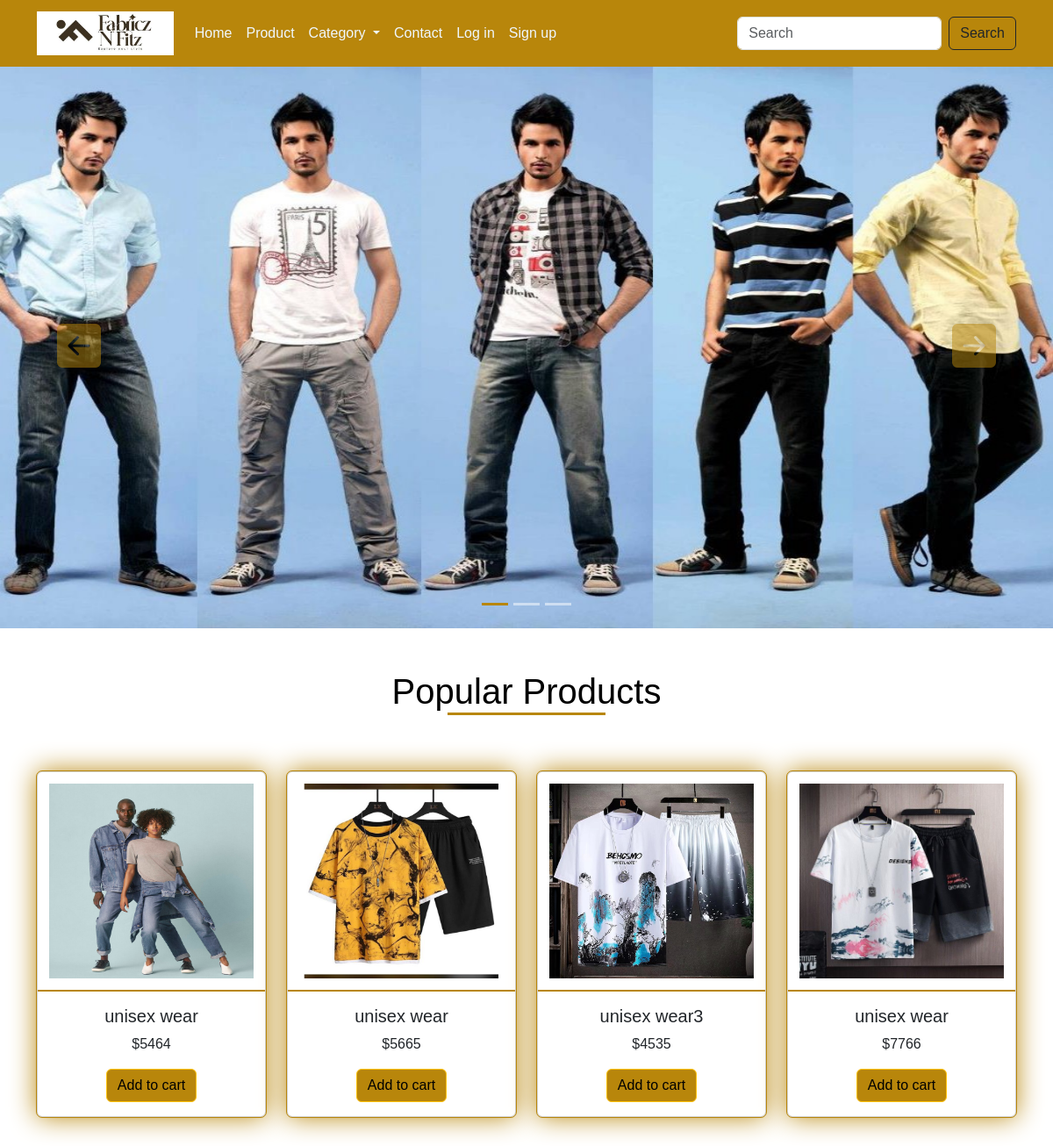
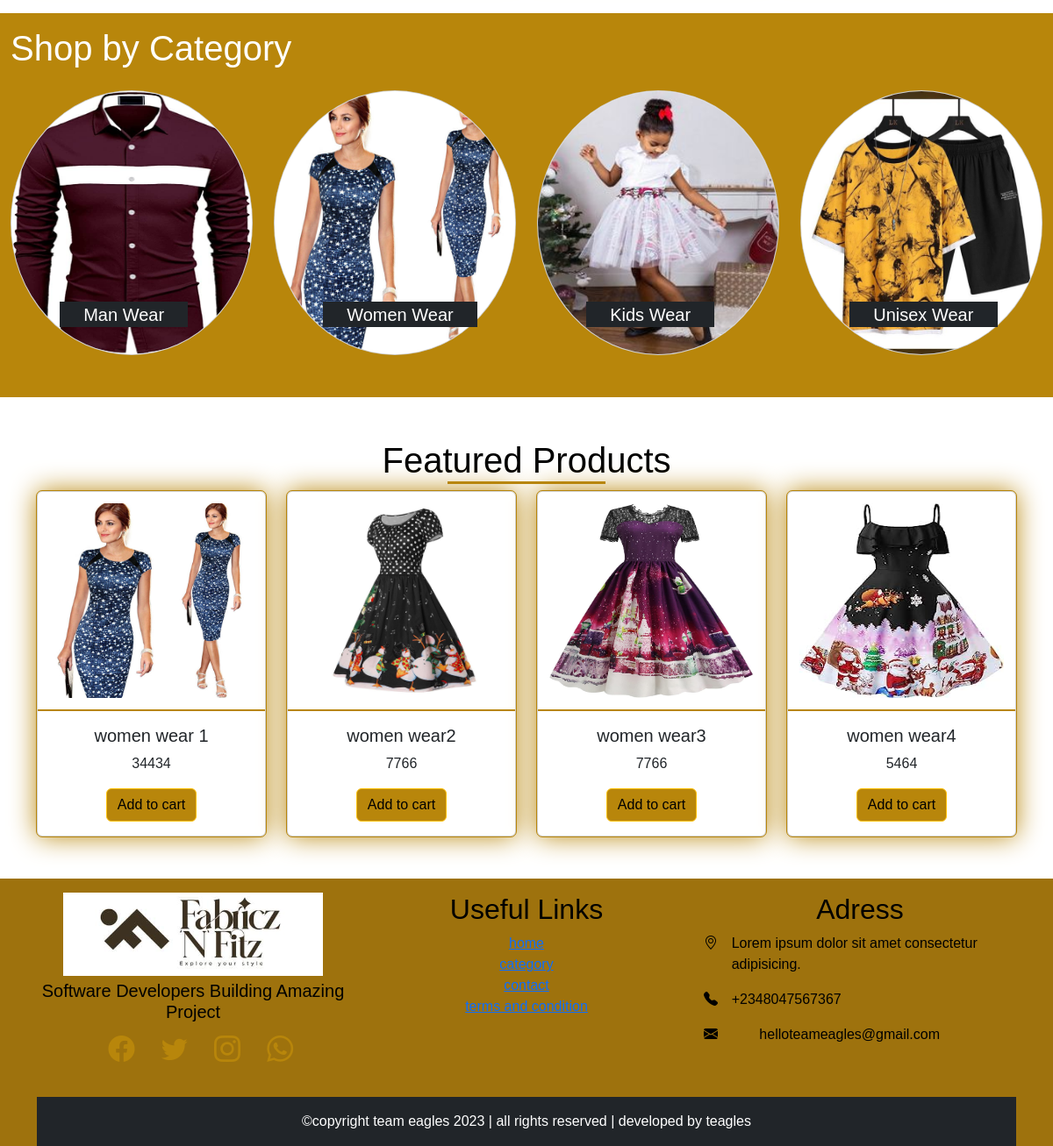
The page / on the database its author committed (2 pictures, top to bottom).
### main/models.py (models this page shows, shortened)
class Appinfo(models.Model):
    appname = models.CharField(max_length=50)
    logo = models.ImageField(upload_to='logo')
    banner = models.ImageField(upload_to='banner')
    carousel1 = models.ImageField(upload_to='carousel')
    carousel2 = models.ImageField(upload_to='carousel')
    carousel3 = models.ImageField(upload_to='carousel')

class Product(models.Model):
    type = models.ForeignKey(Category, on_delete=models.CASCADE)
    name = models.CharField(max_length=50)
    slug = models.SlugField(unique=True)
    img = models.ImageField(upload_to='product')
    price = models.IntegerField()
    description = models.TextField()
    size = models.CharField(max_length=50, blank=True, null=True)
    popular = models.BooleanField(default=False)
    featured = models.BooleanField(default=False)
    uploaded = models.DateTimeField(auto_now_add=True)

class Category(models.Model):
    name = models.CharField(max_length=50)
    cating = models.ImageField(upload_to='carimg')
    slug = models.SlugField(unique=True)

### main/views.py (the view)
# urls.py: path('', views.homepage, name='home'),
def homepage(request):
    popular = Product.objects.filter(popular=True)
    featured = Product.objects.filter(featured=True)
    context = {
        'popular':popular,
        'featured':featured
    }
    return render(request, 'index.html', context)

### main/context_processor.py (called while the page is built)
def feature(request):
    info = Appinfo.objects.get(pk=1)
    categ = Category.objects.all()
    context = {
        'info':info,
        'categ':categ,
    }
    return context

def cartcount(request):
    cart = Cart.objects.filter(user__username = request.user.username, paid=False)
    itemcount = 0
    for item in cart:
        itemcount += item.quantity
    context = {
        'itemcount':itemcount
    }
    return context

### main/templates/index.html (shortened to what this page needs)
{% extends 'base.html' %}
{% block header %} {% include 'header.html' %} {% endblock header %}
{% block carousel %} {% include 'carousel.html' %} {% endblock carousel %}
{% block content %}
<div class="container mt-5 mb-5">
    <h1 class="text-center text-capitalize mb-5 title">Popular Products</h1>
    <div class="row">
        {% for product in popular %}
        <div class="col-12 col-md-6 col-lg-3 mt-3">
            <div class="card popcard">
                <a href="{% url 'detail' product.id product.slug %}"><img src="{{product.img.url}}" class="card-img-top" alt="..."></a>
                    <div class="card-body">
                      <h5 class="card-title text-caitalizetx text-center">{{product.name}}</h5>
                      <p class="card-text text-center">${{product.price}}</p>
                      <button class="btn btn-warning">Add to cart</button>
                    </div>
             </div>
         </div>
         {% endfor %}
    </div>
</div>
  <div class="container-fluid mt-4 mb-5 catsec">
  <h1 class="text-captalize text-white pt-3">Shop by Category</h1>
  <div class="row categ pt-3 pb-5">
    {% for category in categ  %}
     <div class="col-12 col-md-6 col-lg-3">
        <a href="{% url 'category' category.id %}">
          <div class="card">
            <img src="{{category.cating.url}}" alt="" class="card-img-top">
            <h5 class="bg-dark text-white text-capitalize text-center">{{category.name}}</h5>
          </div>
        </a>
     </div>
     {% endfor %}
  </div>
  </div>
  <div class="container mt-5 mb-5">
  <h1 class="text-center text-capitalize title">Featured Products</h1>
  <div class="row">
    {% for Product in featured %}
    <div class="col-12 col-md-6 col-lg-3">
      <div class="card popcard">
        <a href="{% url 'detail' Product.id Product.slug %}"><img src="{{Product.img.url}}" class="card-img-top" alt="..."></a>
        <div class="card-body">
            <h5 class="card-title text-caitalizetx text-center">{{Product.name}}</h5>
            <p class="card-text text-center">{{Product.price}}</p>
             <form action="{% url 'add_to_cart' %}" method="POST">
                <button type="submit" class="btn btn-warning">Add to cart</button>
             </form>
        </div>
      </div>
    </div>
    {% endfor %}
    </div>
  </div>
{% endblock content %}
{% block footer %} {% include 'footer.html' %} {% endblock footer %}

### main/templates/base.html (shortened to what this page needs)
<!doctype html>
{% load static %}
<html lang="en">
  <head>
    <link rel="stylesheet" href="{% static '' %}css/style.css">
    <link rel="stylesheet" href="/product.html">
    <link rel="stylesheet" href="/index.html">
    <link rel="stylesheet" href="https://cdn.jsdelivr.net/npm/bootstrap-icons@1.10.3/font/bootstrap-icons.css">
    <link href="https://cdn.jsdelivr.net/npm/bootstrap@5.3.0-alpha1/dist/css/bootstrap.min.css" rel="stylesheet">
  </head>
  <body>
{% block header %}
{% endblock header %}
{% block carousel %}
{% endblock carousel %}
{% block content %}
{% endblock content %}
{% block footer %}
{% endblock footer %}
  </body>
</html>

### main/templates/header.html (shortened to what this page needs)
<nav class="navbar navbar-expand-lg">
    <div class="container">
        <a class="navbar-brand" href="#"><img src="{{info.logo.url}}" alt="" style="height: 50px;"></a>
        <div class="collapse navbar-collapse" id="navbarSupportedContent">
        <ul class="navbar-nav me-auto mb-2 mb-lg-0">
            {% if user.is_authenticated %}
            <li class="nav-item">
                <a class="nav-link" aria-current="page" href="{% url 'home' %}">Home</a>
                </li>
                <li class="nav-item">
                   <a class="nav-link" href="{% url 'products' %}">Product</a>
                </li>
                <li class="nav-item dropdown">
                   <a class="nav-link dropdown-toggle" href="#" role="button" data-bs-toggle="dropdown" aria-expanded="false">
                      Category
                  </a>
                  <ul class="dropdown-menu">
                    {% for item in categ %}
                      <li><a class="dropdown-item" href="{% url 'category' item.id %}">{{item.name|title}}</a></li>
                    {% endfor %}
                  </ul>
                </li>
                <li class="nav-item">
                    <a class="nav-link" href="{% url 'contact' %}">Contact</a>
                </li>
                <li class="nav-item">
                    <a class="nav-link" href="{% url 'cart' %}">
                      <div class="wrapper">
                        <i class="bi bi-cart4"></i>
                        <span class="badge">{{itemcount}}</span>
                     </div>
                    </a>
                </li>
                <li class="nav-item dropdown">
                    <a class="nav-link dropdown-toggle" href="#" role="button" data-bs-toggle="dropdown" aria-expanded="false">
                        {% if user.buyer %}
                            <img src="{{user.buyer.pix.url}}" alt="" style="height: 20px;">
                        {% endif %}
                        <span>Hi {{user.username}}</span>
                    </a>
                    <ul class="dropdown-menu">
                        <li><a class="dropdown-item" href="{% url 'profile' %}">Profile</a></li>
                        <li><a class="dropdown-item" href="{% url 'signout' %}">Logout</a></li>
                   </ul>
                </li>
            {% else %}
            <li class="nav-item">
                <a class="nav-link" aria-current="page" href="{% url 'home' %}">Home</a>
                </li>
                <li class="nav-item">
                   <a class="nav-link" href="{% url 'products' %}">Product</a>
                </li>
                <li class="nav-item dropdown">
                   <a class="nav-link dropdown-toggle" href="#" role="button" data-bs-toggle="dropdown" aria-expanded="false">
                      Category
                  </a>
                </li>
                <li class="nav-item">
                    <a class="nav-link" href="{% url 'contact' %}">Contact</a>
                </li>
                <li class="nav-item">
                    <a class="nav-link" href="{% url 'signin' %}">Log in</a>
                </li>
                <li class="nav-item">
                    <a class="nav-link" href="{% url 'signup' %}">Sign up</a>
                </li>
            {% endif %}
        </ul>
        <form action="{% url 'search' %}" method="POST" class="d-flex" role="search">
            <input class="form-control me-2" name="item" type="search" placeholder="Search" aria-label="Search">
            <button class="btn btn-outline-dark" type="submit">Search</button>
        </form>
        </div>
    </div>
</nav>

### main/templates/carousel.html (shortened to what this page needs)
<div id="carouselExampleIndicators" class="carousel slide">
    <div class="carousel-indicators">
      <button type="button" data-bs-target="#carouselExampleIndicators" data-bs-slide-to="0" class="active" aria-current="true" aria-label="Slide 1"></button>
      <button type="button" data-bs-target="#carouselExampleIndicators" data-bs-slide-to="1" aria-label="Slide 2"></button>
      <button type="button" data-bs-target="#carouselExampleIndicators" data-bs-slide-to="2" aria-label="Slide 3"></button>
    </div>
    <div class="carousel-inner">
      <div class="carousel-item active">
        <img src="{{info.carousel1.url}}" class="d-block w-100" alt="...">
      </div>
    </div>
    <button class="carousel-control-prev" type="button" data-bs-target="#carouselExampleIndicators" data-bs-slide="prev">
      <span class="" aria-hidden="true"><i class="bi bi-arrow-left-square-fill"></i></i></span>
    </button>
    <button class="carousel-control-next" type="button" data-bs-target="#carouselExampleIndicators" data-bs-slide="next">
      <span class="" aria-hidden="true"><i class="bi bi-arrow-right-square-fill"></i></span>
    </button>
  </div>

### main/templates/footer.html
<footer>
    <div class="container">
      <div class="row pt-3 pb-3">
        <div class="col-6 col-lg-4 fitem">
            <img src="/img/logo.png" alt="">
            <h3>software developers building amazing project</h3>
            <ul class="list-unstyled">
              <li class="list-inline-item"><i class="bi bi-facebook"></i></li>
              <li class="list-inline-item"><i class="bi bi-twitter"></i></li>
              <li class="list-inline-item"><i class="bi bi-instagram"></i></li>
              <li class="list-inline-item"><i class="bi bi-whatsapp"></i> </li>
            </ul>
          </div>
          <div class="col-6 col-lg-4 flink">
            <h2 class="text-center text-capitalize">useful links</h2>
            <ul class="list-unstyled">
              <li><a href="">home</a></li>
              <li><a href="">category</a></li>
              <li><a href="">contact</a></li>
              <li><a href="">terms and condition</a></li>
            </ul>
          </div>
          <div class="col-6 col-lg-4 fadd">
                <h2 class="text-center text-capitalize">adress</h2>
                <div class="row">
                   <div class="col-1">
                      <i class="bi bi-geo-alt"></i>
                   </div>
                   <div class="col-11">
                     <p>Lorem ipsum dolor sit amet consectetur adipisicing.</p>
                   </div>
                </div>
              <div class="row">
                  <div class="col-1">
                    <i class="bi bi-telephone-fill"></i>
                  </div>
                  <div class="col-11">
                    <p>+2348047567367</p>
                  </div>
              </div>
              <div class="row">
                <div class="col-2">
                  <i class="bi bi-envelope-fill"></i>
                </div>
                <div class="col-10">
                  <p>helloteameagles@gmail.com</p>
                </div>
            </div>
        </div>
    </div>
    <div class="container-fluid">
      <div class="row bg-dark">
           <p class="text-white text-center text-captalize pt-3">&copy;copyright team eagles 2023 | all rights reserved | developed by teagles </p>
      </div>
   </div>
  </footer>

### main/static/css/style.css (style rules this page uses)
* { padding: 0%; margin: 0%; box-sizing: border-box; }
.navbar { background-color: darkgoldenrod; }
.navbar-nav a { color: aliceblue; }
:root { --bg: white; --icon: black; --text: black; }
body { background: var(--bg) !important; color: var(--text) !important; font-family: 'Oxygen', sans-serif, cursive !important; }
.carousel-control-prev i { font-size: 50px; color: darkgoldenrod; }
.carousel-control-next i { font-size: 50px; color: darkgoldenrod; }
.carousel-indicators .active { background-color: darkgoldenrod !important; }
.carousel-item img { height: 80vh; }
.popcard { text-align: center; outline: 1px solid darkgoldenrod; box-shadow: 0px 0px 30px darkgoldenrod; transition: 1s; cursor: pointer; }
.popcard img { height: 250px; border-bottom: 2px solid darkgoldenrod; padding: 5%; }
.popcard button { background-color: darkgoldenrod; }
.title::after { content: ''; display: block; width: 180px; height: 3px; background-color: darkgoldenrod; margin-left: auto; margin-right: auto; }
.catsec { background-color: darkgoldenrod; }
.categ .card { border-radius: 50%; }
.categ .card img { border-radius: 50%; height: 300px; opacity: 1; transition: 0.5s; position: relative; }
.categ .card h5 { position: absolute; top: 80%; left: 20%; padding: 1% 10%; }
footer { background-color: rgb(158, 114, 13); }
.fitem { text-align: center; }
.fitem h3 { font-size: 20px; text-transform: capitalize; margin-top: 5px; }
.fitem i { font-size: 30px; color: darkgoldenrod; }
.fitem li { padding-left: 5%; }
.flink { text-align: center; }

### rows shown on the page
Appinfo: logo (picture), carousel1 (picture)
Product: img (picture), name "unisex wear", price "5464"
Product: img (picture), name "unisex wear", price "5665"
Product: img (picture), name "unisex wear3", price "4535"
Product: img (picture), name "unisex wear", price "7766"
Category: cating (picture), name "Man Wear"
Category: cating (picture), name "Women Wear"
Category: cating (picture), name "Kids Wear"
Category: cating (picture), name "Unisex Wear"
Product: img (picture), name "women wear 1", price "34434"
Product: img (picture), name "women wear2", price "7766"
Product: img (picture), name "women wear3", price "7766"
Product: img (picture), name "women wear4", price "5464"
